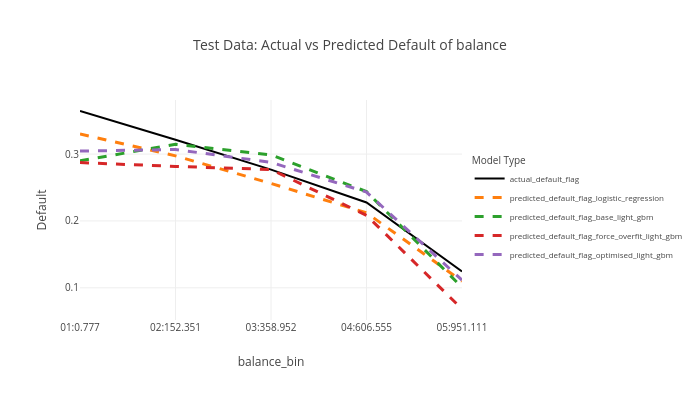

Notebook source saved alongside this figure:
### Markdown cell above
<h5>Balance</h5>

### Code cell
variables_to_bin_list = ['balance']

chart_input_df = filter_accounts_by_dpd(test_with_predictions_df, 10)
chart_input_df = group_results_by_bins(input_df=chart_input_df, variables_to_bin_list=variables_to_bin_list, qcut_flag=True, qcut_bin_number_int=5)
plot_results_by_bins(chart_input_df, f'Test Data: Actual vs Predicted Default of {variables_to_bin_list[0]}', variables_to_bin_list)

### Figure 1 — Plotly figure (JSON) as saved in the notebook; plotly's stock layout.template omitted (floating-point values rounded to 4 significant figures)
{"data": [{"hovertemplate": "variable=actual_default_flag<br>balance_bin=%{x}<br>value=%{y}<extra></extra>", "legendgroup": "actual_default_flag", "line": {"color": "black", "dash": "solid", "width": 2}, "marker": {"symbol": "circle"}, "mode": "lines", "name": "actual_default_flag", "orientation": "v", "showlegend": true, "type": "scatter", "x": ["01:0.777", "02:152.351", "03:358.952", "04:606.555", "05:951.111"], "xaxis": "x", "y": [0.3644, 0.3214, 0.2768, 0.2277, 0.1244], "yaxis": "y"}, {"hovertemplate": "variable=predicted_default_flag_logistic_regression<br>balance_bin=%{x}<br>value=%{y}<extra></extra>", "legendgroup": "predicted_default_flag_logistic_regression", "line": {"color": "#FF7F0E", "dash": "dash", "width": 3}, "marker": {"symbol": "circle"}, "mode": "lines", "name": "predicted_default_flag_logistic_regression", "orientation": "v", "showlegend": true, "type": "scatter", "x": ["01:0.777", "02:152.351", "03:358.952", "04:606.555", "05:951.111"], "xaxis": "x", "y": [0.3301, 0.2973, 0.2561, 0.2122, 0.1099], "yaxis": "y"}, {"hovertemplate": "variable=predicted_default_flag_base_light_gbm<br>balance_bin=%{x}<br>value=%{y}<extra></extra>", "legendgroup": "predicted_default_flag_base_light_gbm", "line": {"color": "#2CA02C", "dash": "dash", "width": 3}, "marker": {"symbol": "circle"}, "mode": "lines", "name": "predicted_default_flag_base_light_gbm", "orientation": "v", "showlegend": true, "type": "scatter", "x": ["01:0.777", "02:152.351", "03:358.952", "04:606.555", "05:951.111"], "xaxis": "x", "y": [0.29, 0.3146, 0.2988, 0.2438, 0.1007], "yaxis": "y"}, {"hovertemplate": "variable=predicted_default_flag_force_overfit_light_gbm<br>balance_bin=%{x}<br>value=%{y}<extra></extra>", "legendgroup": "predicted_default_flag_force_overfit_light_gbm", "line": {"color": "#D62728", "dash": "dash", "width": 3}, "marker": {"symbol": "circle"}, "mode": "lines", "name": "predicted_default_flag_force_overfit_light_gbm", "orientation": "v", "showlegend": true, "type": "scatter", "x": ["01:0.777", "02:152.351", "03:358.952", "04:606.555", "05:951.111"], "xaxis": "x", "y": [0.2873, 0.2816, 0.2769, 0.2084, 0.06828], "yaxis": "y"}, {"hovertemplate": "variable=predicted_default_flag_optimised_light_gbm<br>balance_bin=%{x}<br>value=%{y}<extra></extra>", "legendgroup": "predicted_default_flag_optimised_light_gbm", "line": {"color": "#9467BD", "dash": "dash", "width": 3}, "marker": {"symbol": "circle"}, "mode": "lines", "name": "predicted_default_flag_optimised_light_gbm", "orientation": "v", "showlegend": true, "type": "scatter", "x": ["01:0.777", "02:152.351", "03:358.952", "04:606.555", "05:951.111"], "xaxis": "x", "y": [0.3045, 0.3068, 0.2877, 0.2432, 0.1115], "yaxis": "y"}], "layout": {"autosize": true, "font": {"size": 10}, "height": 400, "legend": {"font": {"size": 8}, "title": {"text": "Model Type"}, "tracegroupgap": 0, "y": 0.5}, "title": {"text": "Test Data: Actual vs Predicted Default of balance"}, "width": 700, "xaxis": {"anchor": "y", "automargin": true, "domain": [0, 1], "title": {"text": "balance_bin"}}, "yaxis": {"anchor": "x", "automargin": true, "domain": [0, 1], "showticklabels": true, "title": {"text": "Default"}}}}
